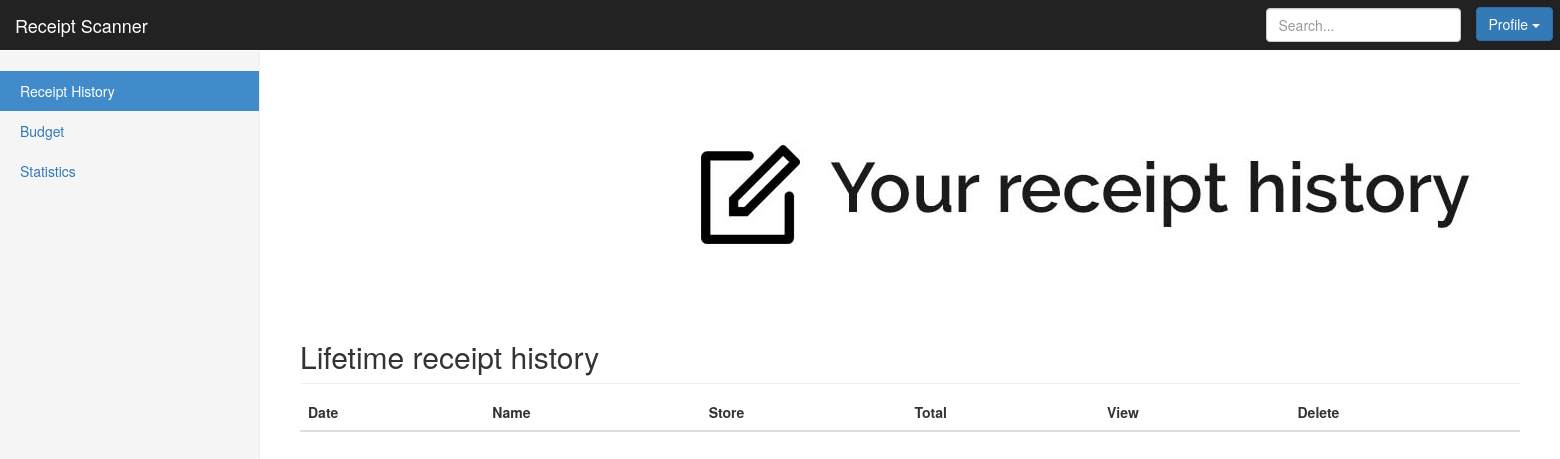
Page /main/home/ (signed in) on the earlier database version.
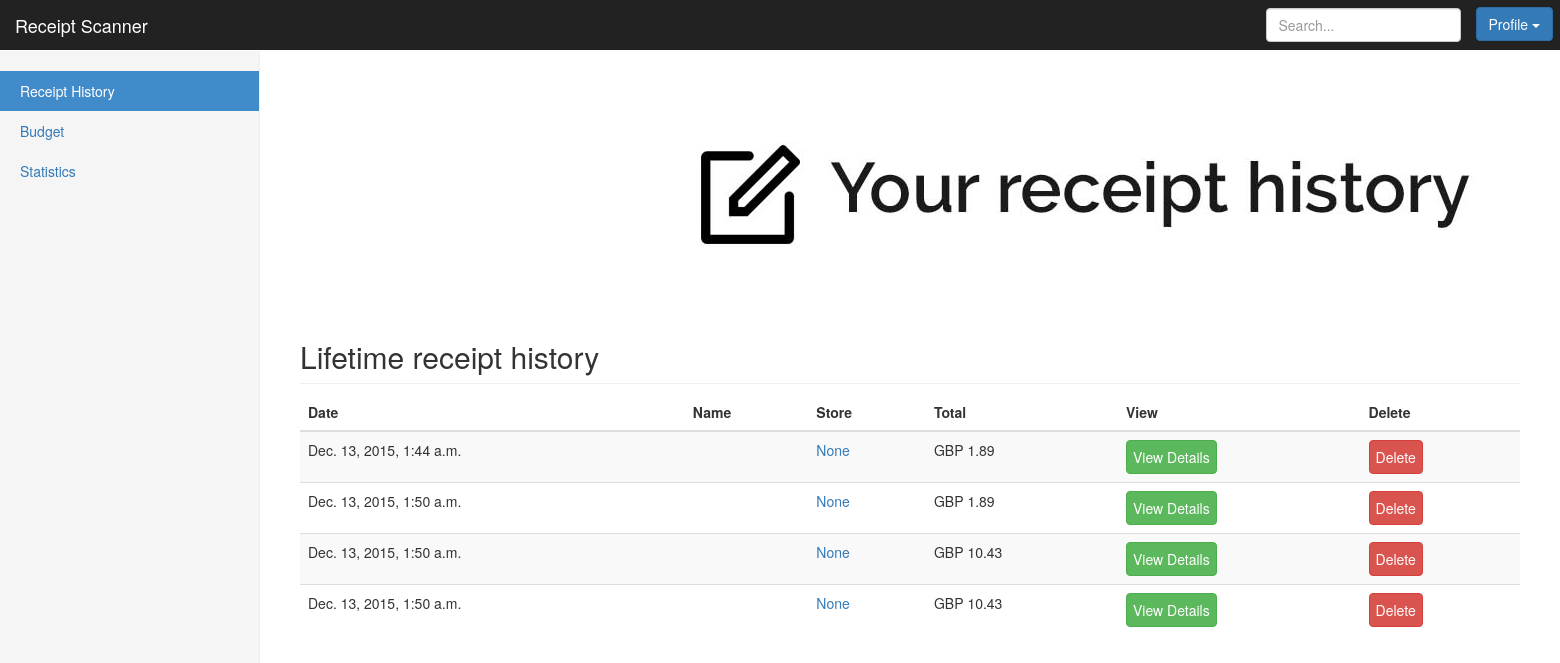
Same page on the later database version.
### api/models.py (models this page shows)
class Receipt(models.Model):
  user = models.ForeignKey(User)
  names_image = models.ImageField(upload_to='names/')
  prices_image = models.ImageField(upload_to='prices/')
  date = models.DateTimeField(auto_now_add=True)
  description = models.CharField(max_length=255)
  store = models.ForeignKey(Store, null=True, blank=True)
  def total(self):
    totalSpending = 0
    items = self.receiptitem_set.all()
    for item in items:
      totalSpending += item.price
    return totalSpending

class ReceiptItem(models.Model):
  name = models.CharField(max_length=255)
  price = models.DecimalField(max_digits=20, decimal_places=10)
  category = models.ManyToManyField(Category)
  receipt = models.ForeignKey(Receipt)

### main/views.py (the view)
class ReceiptsHistory(TemplateView):
  def get_context_data(self, **kwargs):
    context = super(ReceiptsHistory, self).get_context_data(**kwargs)
    currentUser = self.request.user
    receipts = Receipt.objects.filter(user = currentUser)
    context["receipts"] = receipts
    return context
  @method_decorator(login_required)
  def get(self, request):
    return render(request, "main/home.html", self.get_context_data())

### main/templates/main/home.html (shortened to what this page needs)
{% extends "main/base.html" %}
{% block content %}
{% load staticfiles %}
<div class="col-sm-9 col-sm-offset-3 col-md-10 col-md-offset-2 main">
  <img src="{% static "main/img/hue2.jpg" %}">
  <h2 class="sub-header">Lifetime receipt history</h2>
  <div class="table-responsive">
    <table class="table table-striped">
      <thead>
        <tr>
          <th>Date</th>
          <th>Name</th>
          <th>Store</th>
          <th>Total</th>
          <th>View</th>
          <th>Delete</th>
        </tr>
      </thead>
      <tbody>
        {% for receipt in receipts %}
        <tr>
          <td>{{ receipt.date }}</td>
          <td>{{ receipt.description }}</td>
          <td><a href="store">{{ receipt.store }}</a></td>
          <td>GBP {{ receipt.total|floatformat:2 }}</td>
          <td><button type="button" class="btn btn-success" data-toggle="modal" data-target="#{{ receipt.id }}">View Details</button></td>
          <td><button type="button" class="btn btn-danger">Delete</button></td>
        </tr>
        {% endfor %}
      </tbody>
    </table>
  </div>
</div>
{% endblock %}

Differences in the rows shown:
now on this page (row edited): Receipt: date "Dec. 13, 2015, 1:44 a.m.", store "None", total "1.89"
now on this page (row edited): Receipt: date "Dec. 13, 2015, 1:50 a.m.", store "None", total "1.89"
now on this page (row edited): Receipt: date "Dec. 13, 2015, 1:50 a.m.", store "None", total "10.43"
now on this page (row edited): Receipt: date "Dec. 13, 2015, 1:50 a.m.", store "None", total "10.43"
